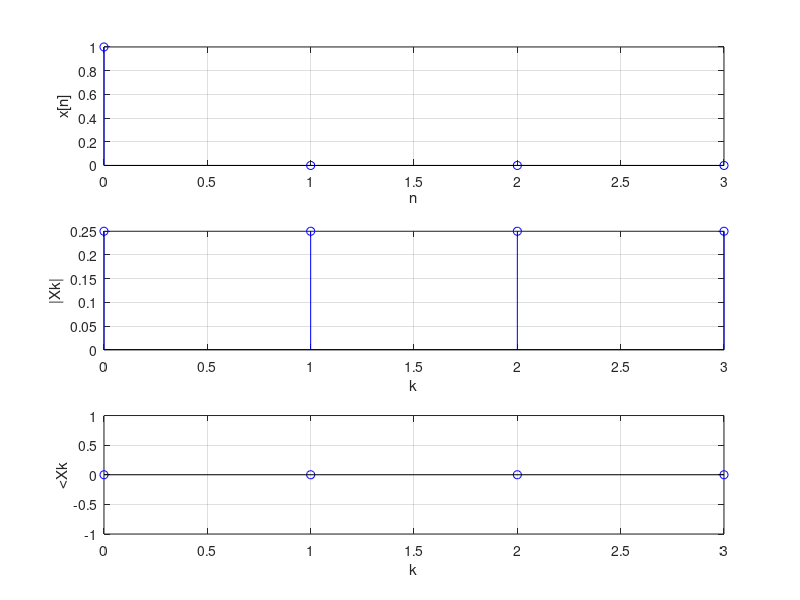
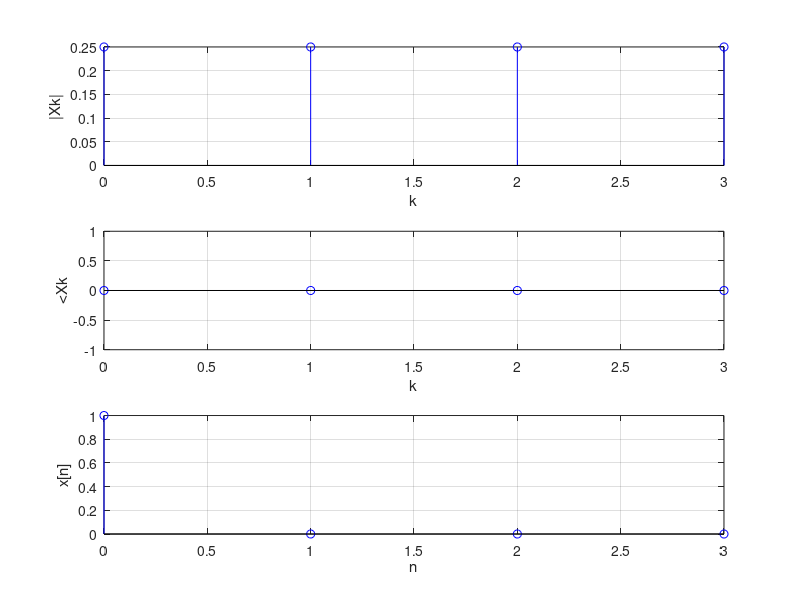

Source code (MATLAB) for these figures, in order:
clear, clc;

ts = 1;
n = 0:ts:3;
k = 0:ts:3;
w0 = 2*pi/4;    

x_n = n==0;

figure(1);

subplot(3,1,1); stem(n,x_n, 'b'); grid on;
ylim([0 1]); xlabel('n'); ylabel('x[n]');

Xk = (x_n * exp(-1j*k.*n'*w0) )* 1/4;

subplot(3,1,2); stem(k,Xk, 'b'); grid on;
ylim([0 0.25]); xlabel('k'); ylabel('|Xk|');


AXk = angle(Xk);
subplot(3,1,3); stem(k,AXk, 'b'); grid on;
ylim([-1 1]); xlabel('k'); ylabel('<Xk');

# ==============================================

clear, clc;

ts = 1;
n = 0:ts:3;
k = 0:ts:3;
w0 = 2*pi/4;    

figure(2);
x_n = n==0;
Xk = (x_n * exp(-1j*k.*n'*w0) )* 1/4;

subplot(3,1,1); stem(k,Xk, 'b'); grid on;
ylim([0 0.25]); xlabel('k'); ylabel('|Xk|');


AXk = angle(Xk);
subplot(3,1,2); stem(k,AXk, 'b'); grid on;
ylim([-1 1]); xlabel('k'); ylabel('<Xk');

x_n0 = Xk * exp(1j*k*w0.*n');
subplot(3,1,3); stem(n,x_n0, 'b'); grid on;
ylim([0 1]); xlabel('n'); ylabel('x[n]');
